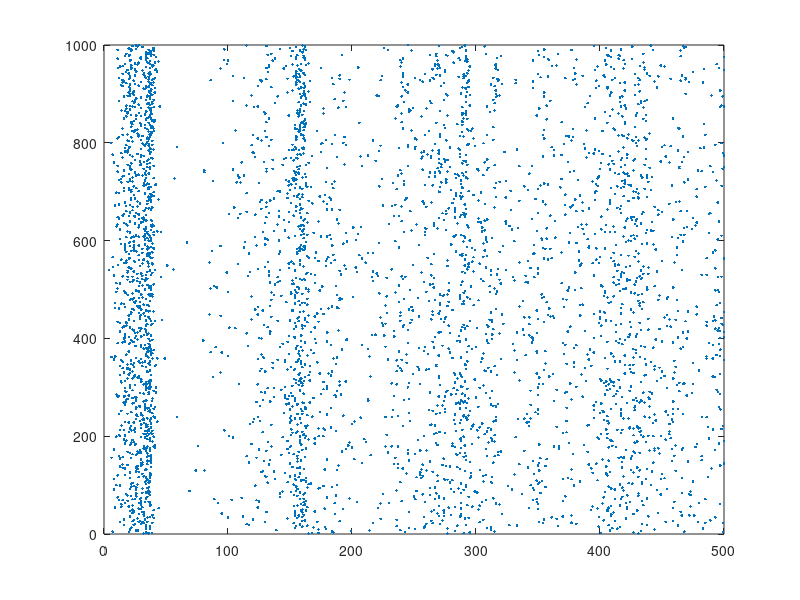

Here is the MATLAB script that generated this plot:
% Created on 2021年1月29日19:40
% @author: Haoyu Huang
% Python 3.6.2

Ne = 800;
Ni = 200;
re = rand(Ne,1);
ri = rand(Ni,1);
a = [0.02*ones(Ne,1); 0.02+0.08*ri];
b = [0.2*ones(Ne,1); 0.25-0.05*ri];
c = [-65+15*re.^2; -65*ones(Ni,1)];
d = [8-6*re.^2; 2*ones(Ni,1)];
S = [0.5*rand(Ne+Ni,Ne), -rand(Ne+Ni,Ni)];

v = -65*ones(Ne+Ni,1);
u = b.*v;
firings = [];
for t=1:500
    I = [5*randn(Ne,1);2*randn(Ni,1)];
    fired = find(v >= 30); % 当前时刻发放脉冲的神经元index
    firings = [firings; t+0*fired,fired]; %#ok<*AGROW> % 拼接旧firing矩阵和新发放矩阵拼接起来，firings第一列是时间，1...1000,第二列是当前时刻发放神经元的index
    v(fired) = c(fired);
    u(fired) = u(fired) + d(fired);
    I = I + sum(S(:,fired),2); % 找出当前发放的所有神经元，如（1000，13），sum(S(:,fired),2)就是将1000个神经元与其相连的权重（有兴奋性，有抑制性）求和
    v = v + 0.5*(0.04*v.^2 + 5*v + 140 - u + I);
    v = v + 0.5*(0.04*v.^2 + 5*v + 140 - u + I);
    u = u + a.*(b.*v - u);
end
plot(firings(:,1),firings(:,2),'.');